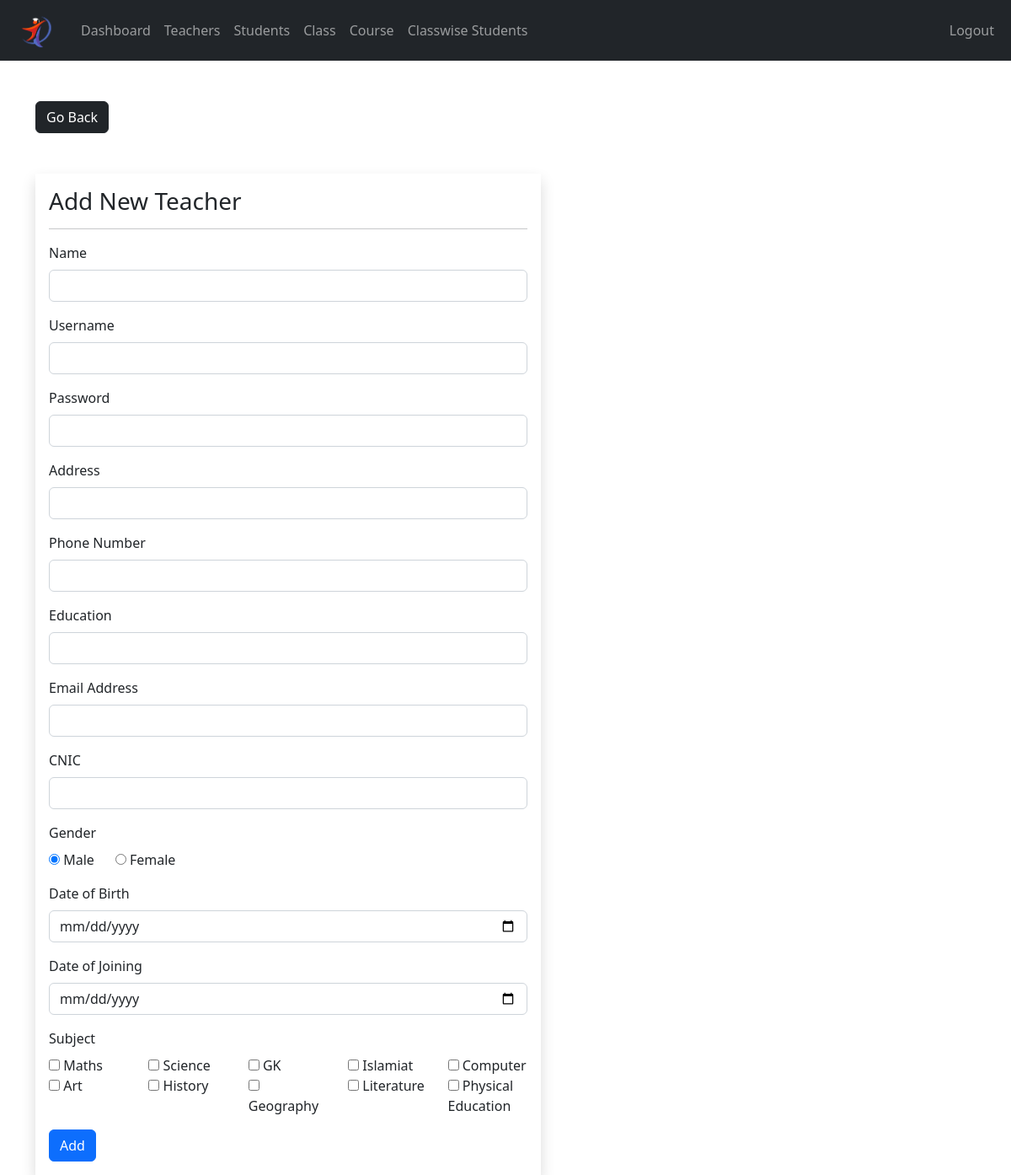
Page /admin/teacher-add.php (signed in) on the committed database.
### tables this page shows
CREATE TABLE `subject` (
  `idSubject` int(11) NOT NULL AUTO_INCREMENT,
  `name` varchar(45) NOT NULL,
  PRIMARY KEY (`idSubject`)
);

### admin/data/subject.php (called while the page is built, shortened)
<?php
function getAllSubjects($conn)
{
  $sql = "SELECT * FROM subject";
  $stmt = $conn->prepare($sql);
  $stmt->execute();
  if ($stmt->rowCount() >= 1) {
    $subjects = $stmt->fetchAll();
    return $subjects;
  } else {
    return 0;
  }
}
?>

### admin/teacher-add.php (the view, shortened to what this page needs)
<?php
if (
  isset($_SESSION['UserID']) &&
  isset($_SESSION['role'])
) {
  if ($_SESSION['role'] == 'Admin') {
    include "../DB_connection.php";
    include "data/subject.php";
    $subjects = getAllSubjects($conn);
    ?>
    <!DOCTYPE html>
    <html lang="en">
    <head>
      <link rel="stylesheet" href="https://cdn.jsdelivr.net/npm/bootstrap@5.2.0/dist/css/bootstrap.min.css">
      <link rel="stylesheet" href="../css/style.css">
      <link rel="stylesheet" href="https://cdnjs.cloudflare.com/ajax/libs/font-awesome/4.7.0/css/font-awesome.min.css">
    </head>
    <body>
      <?php
      include "inc/navbar.php";
      ?>
      <div class="container mt-5">
        <a href="teacher.php" class="btn btn-dark">Go Back</a>
        <form method="post" class="shadow p-3 mt-5 form-w" action="req/teacher-add.php">
          <h3>Add New Teacher</h3>
          <hr>
          <div class="mb-3">
            <label class="form-label">Name</label>
            <input type="text" class="form-control" name="name">
          </div>
          <div class="mb-3">
            <label class="form-label">Username</label>
            <input type="text" class="form-control" name="username">
          </div>
          <div class="mb-3">
            <label class="form-label">Password</label>
            <div class="input-group mb-3">
              <input type="text" class="form-control" name="pass" id="passInput">
            </div>
          </div>
          <div class="mb-3">
            <label class="form-label">Address</label>
            <input type="text" class="form-control" name="Address">
          </div>
          <div class="mb-3">
            <label class="form-label">Phone Number</label>
            <input type="text" class="form-control" name="phone_no">
          </div>
          <div class="mb-3">
            <label class="form-label">Education</label>
            <input type="text" class="form-control" name="Education">
          </div>
          <div class="mb-3">
            <label class="form-label">Email Address</label>
            <input type="text" class="form-control" name="email">
          </div>
          <div class="mb-3">
            <label class="form-label">CNIC</label>
            <input type="text" class="form-control" name="cnic">
          </div>
          <div class="mb-3">
            <label class="form-label">Gender</label><br>
            <input type="radio" value="Male" checked name="gender"> Male
            &nbsp;&nbsp;&nbsp;&nbsp;
            <input type="radio" value="Female" name="gender"> Female
          </div>
          <div class="mb-3">
            <label class="form-label">Date of Birth</label>
            <input type="date" class="form-control" value="" name="DOB">
          </div>
          <div class="mb-3">
            <label class="form-label">Date of Joining</label>
            <input type="date" class="form-control" value="" name="DOJ">
          </div>
          <div class="mb-3">
            <label class="form-label">Subject</label>
            <div class="row row-cols-5">
              <?php foreach ($subjects as $subject): ?>
                <div class="col">
                  <input type="checkbox" name="subjects[]" value="<?= $subject['idSubject'] ?>">
                  <?= $subject['name'] ?>
                </div>
              <?php endforeach ?>
            </div>
          </div>
          <button type="submit" class="btn btn-primary">Add</button>
        </form>
      </div>
    </body>
    </html>
    <?php
  } else {
    header("Location: ../login.php");
    exit;
  }
} else {
  header("Location: ../login.php");
  exit;
}
?>

### css/style.css (style rules this page uses)
.form-w { max-width: 600px; width: 100%; }

### rows in the picture
subject: name "Maths"
subject: name "Science"
subject: name "GK"
subject: name "Islamiat"
subject: name "Computer"
subject: name "Art"
subject: name "History"
subject: name "Geography"
subject: name "Literature"
subject: name "Physical Education"
